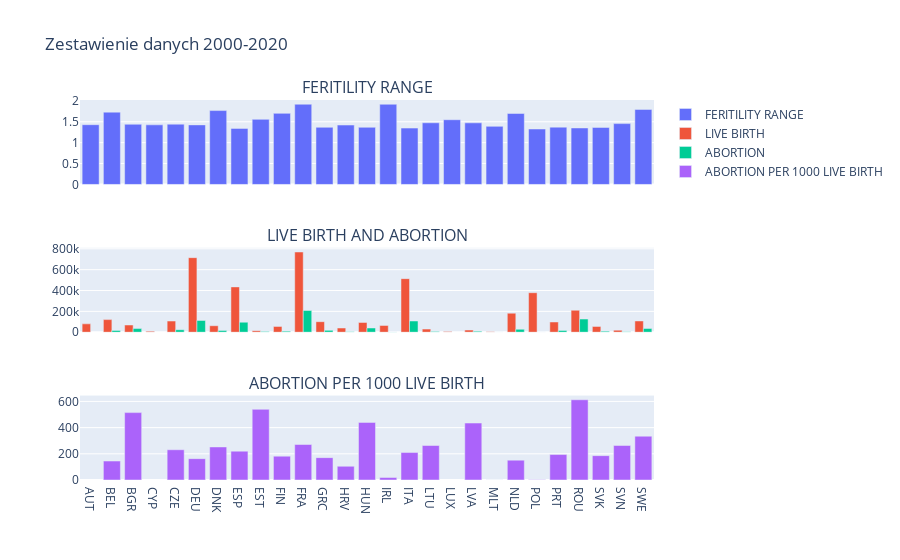

Write notebook code for a chart like this one.
### Code cell
# prepare plot
domain = data_by_country['COUNTRY']
fig = go.Figure()
fig = subplots.make_subplots(rows = 3, cols = 1, subplot_titles=['FERITILITY RANGE','LIVE BIRTH AND ABORTION', 'ABORTION PER 1000 LIVE BIRTH'], shared_xaxes = True)
fig.add_trace(go.Bar(x = domain, y = data_by_country['FERITILITY_RANGE'], name='FERITILITY RANGE'), 1, 1)
fig.add_trace(go.Bar(x = domain, y = data_by_country['LIVE_BIRTH'], name = 'LIVE BIRTH'), 2, 1)
fig.add_trace(go.Bar(x = domain, y = data_by_country['ABORTION'], name = 'ABORTION'), 2, 1)
fig.add_trace(go.Bar(x = domain, y = data_by_country['ABORTION_PER_1000'], name = 'ABORTION PER 1000 LIVE BIRTH'), 3, 1)
fig.update_layout(title = 'Zestawienie danych 2000-2020')
iplot(fig)

### Figure 1 — Plotly figure (JSON) as saved in the notebook; plotly's stock layout.template omitted (floating-point values rounded to 4 significant figures)
{"data": [{"name": "FERITILITY RANGE", "type": "bar", "x": ["AUT", "BEL", "BGR", "CYP", "CZE", "DEU", "DNK", "ESP", "EST", "FIN", "FRA", "GRC", "HRV", "HUN", "IRL", "ITA", "LTU", "LUX", "LVA", "MLT", "NLD", "POL", "PRT", "ROU", "SVK", "SVN", "SWE"], "xaxis": "x", "y": [1.43, 1.73, 1.44, 1.426, 1.442, 1.425, 1.768, 1.341, 1.558, 1.701, 1.92, 1.367, 1.421, 1.367, 1.919, 1.349, 1.475, 1.549, 1.474, 1.389, 1.698, 1.327, 1.371, 1.352, 1.364, 1.456, 1.795], "yaxis": "y"}, {"name": "LIVE BIRTH", "type": "bar", "x": ["AUT", "BEL", "BGR", "CYP", "CZE", "DEU", "DNK", "ESP", "EST", "FIN", "FRA", "GRC", "HRV", "HUN", "IRL", "ITA", "LTU", "LUX", "LVA", "MLT", "NLD", "POL", "PRT", "ROU", "SVK", "SVN", "SWE"], "xaxis": "x2", "y": [80240.0, 120900.0, 69240.0, 9049.0, 107200.0, 715100.0, 62280.0, 434700.0, 14160.0, 55820.0, 769400.0, 101100.0, 40250.0, 93730.0, 65080.0, 513800.0, 30030.0, 5805.0, 20870.0, 4095.0, 182700.0, 378900.0, 98140.0, 210700.0, 55860.0, 19710.0, 108200.0], "yaxis": "y2"}, {"name": "ABORTION", "type": "bar", "x": ["AUT", "BEL", "BGR", "CYP", "CZE", "DEU", "DNK", "ESP", "EST", "FIN", "FRA", "GRC", "HRV", "HUN", "IRL", "ITA", "LTU", "LUX", "LVA", "MLT", "NLD", "POL", "PRT", "ROU", "SVK", "SVN", "SWE"], "xaxis": "x2", "y": [null, 17590.0, 35220.0, null, 23950.0, 113000.0, 15700.0, 96263, 7393, 10150.0, 208400.0, 17780.0, 4199.0, 40640.0, 1910.0, 107600.0, 7794.0, null, 8861.0, 0, 27940.0, 594.5, 17380.0, 126300.0, 9986.0, 4976.0, 35880.0], "yaxis": "y2"}, {"name": "ABORTION PER 1000 LIVE BIRTH", "type": "bar", "x": ["AUT", "BEL", "BGR", "CYP", "CZE", "DEU", "DNK", "ESP", "EST", "FIN", "FRA", "GRC", "HRV", "HUN", "IRL", "ITA", "LTU", "LUX", "LVA", "MLT", "NLD", "POL", "PRT", "ROU", "SVK", "SVN", "SWE"], "xaxis": "x3", "y": [null, 144.8, 514.6, null, 231.2, 163.1, 252.4, 220.4, 539.7, 182.2, 271.1, 170.9, 104.8, 439.8, 18.9, 209.7, 263.4, null, 435.1, 0, 151.7, 1.554, 194.4, 612.7, 186.0, 263.6, 334.7], "yaxis": "y3"}], "layout": {"annotations": [{"font": {"size": 16}, "showarrow": false, "text": "FERITILITY RANGE", "x": 0.5, "xanchor": "center", "xref": "paper", "y": 1, "yanchor": "bottom", "yref": "paper"}, {"font": {"size": 16}, "showarrow": false, "text": "LIVE BIRTH AND ABORTION", "x": 0.5, "xanchor": "center", "xref": "paper", "y": 0.6111, "yanchor": "bottom", "yref": "paper"}, {"font": {"size": 16}, "showarrow": false, "text": "ABORTION PER 1000 LIVE BIRTH", "x": 0.5, "xanchor": "center", "xref": "paper", "y": 0.2222, "yanchor": "bottom", "yref": "paper"}], "title": {"text": "Zestawienie danych 2000-2020"}, "xaxis": {"anchor": "y", "domain": [0, 1], "matches": "x3", "showticklabels": false}, "xaxis2": {"anchor": "y2", "domain": [0, 1], "matches": "x3", "showticklabels": false}, "xaxis3": {"anchor": "y3", "domain": [0, 1]}, "yaxis": {"anchor": "x", "domain": [0.7778, 1]}, "yaxis2": {"anchor": "x2", "domain": [0.3889, 0.6111]}, "yaxis3": {"anchor": "x3", "domain": [0, 0.2222]}}}
